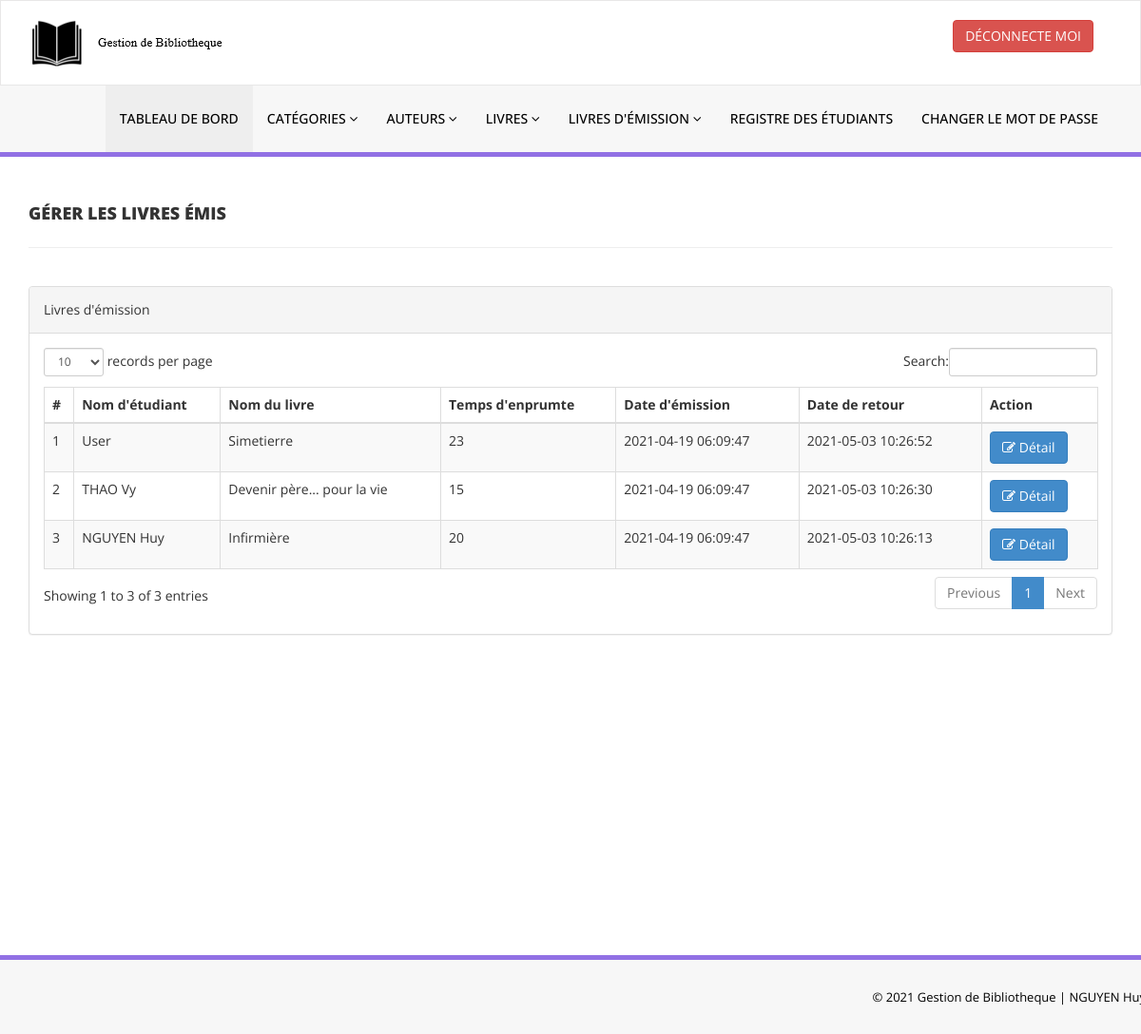
/library/admin/manage-issued-books.php (signed in), run on the app's committed database.
### tables this page shows
CREATE TABLE `tblissuedbookdetails` (
  `id` int(11) NOT NULL,
  `BookId` int(11) DEFAULT NULL,
  `StudentID` varchar(150) DEFAULT NULL,
  `IssuesDate` timestamp NULL DEFAULT current_timestamp(),
  `ReturnDate` timestamp NULL DEFAULT NULL ON UPDATE current_timestamp(),
  `RetrunStatus` int(1) DEFAULT NULL,
  `fine` int(11) DEFAULT NULL
);

CREATE TABLE `tblstudents` (
  `id` int(11) NOT NULL,
  `StudentId` varchar(100) DEFAULT NULL,
  `FullName` varchar(120) DEFAULT NULL,
  `EmailId` varchar(120) DEFAULT NULL,
  `MobileNumber` char(11) DEFAULT NULL,
  `Password` varchar(120) DEFAULT NULL,
  `Status` int(1) DEFAULT NULL,
  `RegDate` timestamp NULL DEFAULT current_timestamp(),
  `UpdationDate` timestamp NULL DEFAULT NULL ON UPDATE current_timestamp()
);

CREATE TABLE `tblbooks` (
  `id` int(11) NOT NULL,
  `BookName` varchar(255) DEFAULT NULL,
  `CatId` int(11) DEFAULT NULL,
  `AuthorId` int(11) DEFAULT NULL,
  `ISBNNumber` int(11) DEFAULT NULL,
  `BookPrice` int(11) DEFAULT NULL,
  `RegDate` timestamp NULL DEFAULT current_timestamp(),
  `UpdationDate` timestamp NULL DEFAULT NULL ON UPDATE current_timestamp()
);

### library/admin/manage-issued-books.php (the view, shortened to what this page needs)
<?php
include('includes/config.php');
if(strlen($_SESSION['alogin'])==0)
    {
header('location:index.php');
}
else{
    ?>
<!DOCTYPE html>
<html xmlns="http://www.w3.org/1999/xhtml">
<head>
    <link href="assets/css/bootstrap.css" rel="stylesheet" />
    <link href="assets/css/font-awesome.css" rel="stylesheet" />
    <link href="assets/js/dataTables/dataTables.bootstrap.css" rel="stylesheet" />
    <link href="assets/css/style.css" rel="stylesheet" />
</head>
<body>
<?php include('includes/header.php');?>
    <div class="content-wrapper">
         <div class="container">
        <div class="row pad-botm">
            <div class="col-md-12">
                <h4 class="header-line">Gérer les livres émis</h4>
    </div>
     <div class="row">
</div>
        </div>
            <div class="row">
                <div class="col-md-12">
                    <div class="panel panel-default">
                        <div class="panel-heading">
                        Livres d'émission
                        </div>
                        <div class="panel-body">
                            <div class="table-responsive">
                                <table class="table table-striped table-bordered table-hover" id="dataTables-example">
                                    <thead>
                                        <tr>
                                            <th>#</th>
                                            <th>Nom d'étudiant</th>
                                            <th>Nom du livre</th>
                                            <th>Temps d'enprumte </th>
                                            <th>Date d'émission</th>
                                            <th>Date de retour</th>
                                            <th>Action</th>
                                        </tr>
                                    </thead>
                                    <tbody>
<?php $sql = "SELECT tblstudents.FullName,tblbooks.BookName,tblbooks.ISBNNumber,tblissuedbookdetails.IssuesDate,tblissuedbookdetails.ReturnDate,tblissuedbookdetails.id as rid from  tblissuedbookdetails join tblstudents on tblstudents.StudentId=tblissuedbookdetails.StudentId join tblbooks on tblbooks.id=tblissuedbookdetails.BookId order by tblissuedbookdetails.id desc";
$query = $dbh -> prepare($sql);
$query->execute();
$results=$query->fetchAll(PDO::FETCH_OBJ);
$cnt=1;
if($query->rowCount() > 0)
{
foreach($results as $result)
{               ?>
                                        <tr class="odd gradeX">
                                            <td class="center"><?php echo htmlentities($cnt);?></td>
                                            <td class="center"><?php echo htmlentities($result->FullName);?></td>
                                            <td class="center"><?php echo htmlentities($result->BookName);?></td>
                                            <td class="center"><?php echo htmlentities($result->ISBNNumber);?></td>
                                            <td class="center"><?php echo htmlentities($result->IssuesDate);?></td>
                                            <td class="center"><?php if($result->ReturnDate=="")
                                            {
                                                echo htmlentities("Pas encore de retour");
                                            } else {
                                            echo htmlentities($result->ReturnDate);
}
                                            ?></td>
                                            <td class="center">
                                            <a href="update-issue-bookdeails.php?rid=<?php echo htmlentities($result->rid);?>"><button class="btn btn-primary"><i class="fa fa-edit "></i> Détail</button>
                                            </td>
                                        </tr>
 <?php $cnt=$cnt+1;}} ?>
                                    </tbody>
                                </table>
                            </div>
                        </div>
                    </div>
                </div>
            </div>
    </div>
    </div>
  <?php include('includes/footer.php');?>
</body>
</html>
<?php } ?>

### library/admin/assets/css/style.css (style rules this page uses)
.content-wrapper { margin-top: 40px; min-height:800px; padding-bottom:90px; }
.header-line { font-weight:900; padding-bottom:25px; border-bottom:1px solid #eeeeee; text-transform:uppercase; }
.pad-botm { padding-bottom:30px; }

### data on the page
tblissuedbookdetails: tblstudents.FullName "User", BookId.BookName "Simetierre", BookId.ISBNNumber "23", IssuesDate "2021-04-19 06:09:47", ReturnDate "2021-05-03 10:26:52"
tblissuedbookdetails: tblstudents.FullName "THAO Vy", BookId.BookName "Devenir père... pour la vie", BookId.ISBNNumber "15", IssuesDate "2021-04-19 06:09:47", ReturnDate "2021-05-03 10:26:30"
tblissuedbookdetails: tblstudents.FullName "NGUYEN Huy", BookId.BookName "Infirmière", BookId.ISBNNumber "20", IssuesDate "2021-04-19 06:09:47", ReturnDate "2021-05-03 10:26:13"
